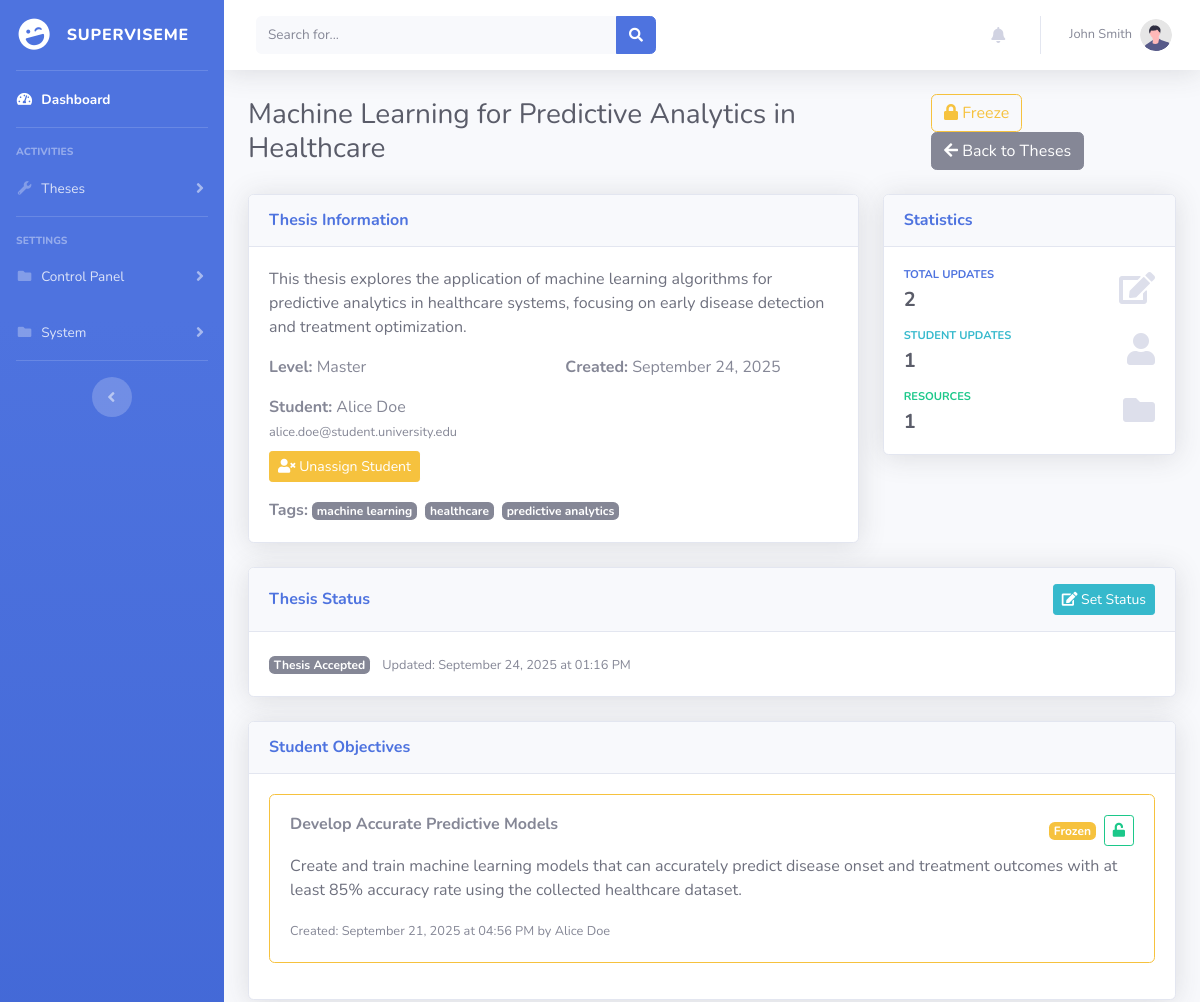
/supervisor/thesis/1 (signed in, upper part), run on an earlier commit of the app's database.
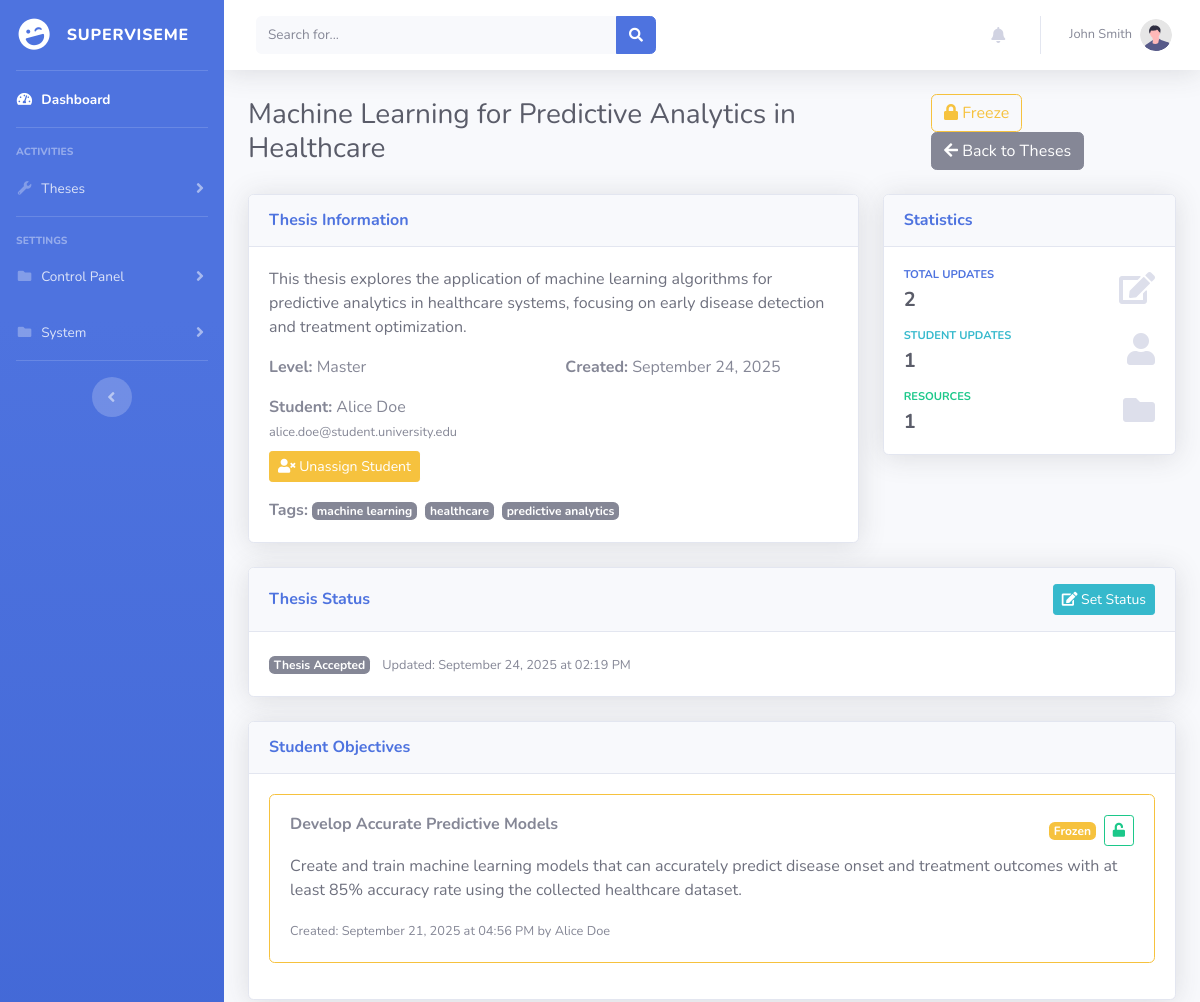
And on a later commit of the database.
### superviseme/models.py (models this page shows)
class Thesis_Status(db.Model):
    __tablename__ = "thesis_status"
    id = db.Column(db.Integer, primary_key=True)
    thesis_id = db.Column(db.Integer, db.ForeignKey("thesis.id"), nullable=False)
    status = db.Column(db.String(20), nullable=False)
    updated_at = db.Column(db.Integer, nullable=False)
    thesis = db.relationship("Thesis", backref="status", lazy=True)

### superviseme/routes/supervisor.py (the view)
@supervisor.route("/supervisor/thesis/<thesis_id>")
@login_required
def thesis_detail(thesis_id):
    privilege_check = check_privileges(current_user.username, role="supervisor")
    if privilege_check is not True:
        return privilege_check
    thesis_supervisor = Thesis_Supervisor.query.filter_by(
        thesis_id=thesis_id,
        supervisor_id=current_user.id
    ).first()
    if not thesis_supervisor:
        abort(404)
    thesis = thesis_supervisor.thesis
    if not thesis:
        abort(404)
    updates = Thesis_Update.query.filter_by(thesis_id=thesis_id).order_by(Thesis_Update.created_at.desc()).all()
    supervisors = Thesis_Supervisor.query.filter_by(thesis_id=thesis_id).all()
    author = thesis.author
    thesis_tags = Thesis_Tag.query.filter_by(thesis_id=thesis_id).all()
    resources = Resource.query.filter_by(thesis_id=thesis_id).all()
    objectives = Thesis_Objective.query.filter_by(thesis_id=thesis_id).order_by(Thesis_Objective.created_at.desc()).all()
    hypotheses = Thesis_Hypothesis.query.filter_by(thesis_id=thesis_id).order_by(Thesis_Hypothesis.created_at.desc()).all()
    available_students = User_mgmt.query.filter(
        User_mgmt.user_type == "student",
        ~User_mgmt.id.in_(
            db.session.query(Thesis.author_id).filter(Thesis.author_id.isnot(None))
        )
    ).all()
    todos = Todo.query.filter_by(thesis_id=thesis_id).order_by(Todo.created_at.desc()).all()
    meeting_notes = MeetingNote.query.filter_by(thesis_id=thesis_id).order_by(MeetingNote.created_at.desc()).all()
    return render_template("supervisor/thesis_detail.html", thesis=thesis, updates=updates,
                           supervisors=supervisors, author=author, objectives=objectives,
                           hypotheses=hypotheses, thesis_tags=thesis_tags, resources=resources,
                           available_students=available_students, todos=todos, meeting_notes=meeting_notes,
                           dt=datetime.fromtimestamp)

### superviseme/utils/logging_config.py (called while the page is built)
def log_request_response(app, loggers):
    @app.before_request
    def log_request_info():
        loggers['access_logger'].info("Request started", extra={
            'event_type': 'request_start',
            'endpoint': request.endpoint,
            'url_rule': str(request.url_rule) if request.url_rule else None,
            'content_length': request.content_length,
            'content_type': request.content_type
        })
    @app.after_request
    def log_response_info(response):
        loggers['access_logger'].info("Request completed", extra={
            'event_type': 'request_end',
            'status_code': response.status_code,
            'content_length': response.content_length,
            'content_type': response.content_type
        })
        return response

### superviseme/utils/miscellanea.py (called while the page is built, shortened)
def check_privileges(username, role="admin"):
    user = User_mgmt.query.filter_by(username=username).first()
    if not user:
        abort(404)
    return True

### superviseme/templates/supervisor/thesis_detail.html (shortened to what the changed rows need)
{% include 'admin/components/header.html' %}
<body id="page-top">
    <div id="wrapper">
        <div id="content-wrapper" class="d-flex flex-column">
            <div id="content">
                <div class="container-fluid">
                    <div class="d-sm-flex align-items-center justify-content-between mb-4">
                        <h1 class="h3 mb-0 text-gray-800">{{ thesis.title }}</h1>
                    </div>
                    <div class="row">
                        <div class="col-12">
                            <div class="card shadow mb-4">
                                <div class="card-body">
                                    {% if thesis.status %}
                                        {% set latest_status = thesis.status[-1] %}
                                        <div class="d-flex justify-content-between align-items-center">
                                            <div>
                                                <span class="badge badge-lg
                                                    {% if latest_status.status == 'approved' %}badge-success
                                                    {% elif latest_status.status == 'needs-revision' %}badge-warning
                                                    {% elif latest_status.status == 'in-progress' %}badge-info
                                                    {% elif latest_status.status == 'suspended' %}badge-danger
                                                    {% else %}badge-secondary{% endif %}">
                                                    {{ latest_status.status|title }}
                                                </span>
                                                <small class="text-muted ml-2">
                                                    Updated: {{ dt(latest_status.updated_at).strftime('%B %d, %Y at %I:%M %p') if latest_status.updated_at else 'Unknown' }}
                                                </small>
                                            </div>
                                        </div>
                                    {% else %}
                                        <p class="text-muted">No status set yet. Use the "Set Status" button to assign an advancement status.</p>
                                    {% endif %}
                                </div>
                            </div>
                        </div>
                    </div>
                </div>
            </div>
            {% include 'admin/components/footer.html' %}
</body>
</html>

What changed in the data, as far as the page shows it:
changed Thesis_Status "Thesis Accepted": updated_at "September 24, 2025 at 01:16 PM" → "September 24, 2025 at 02:19 PM"
